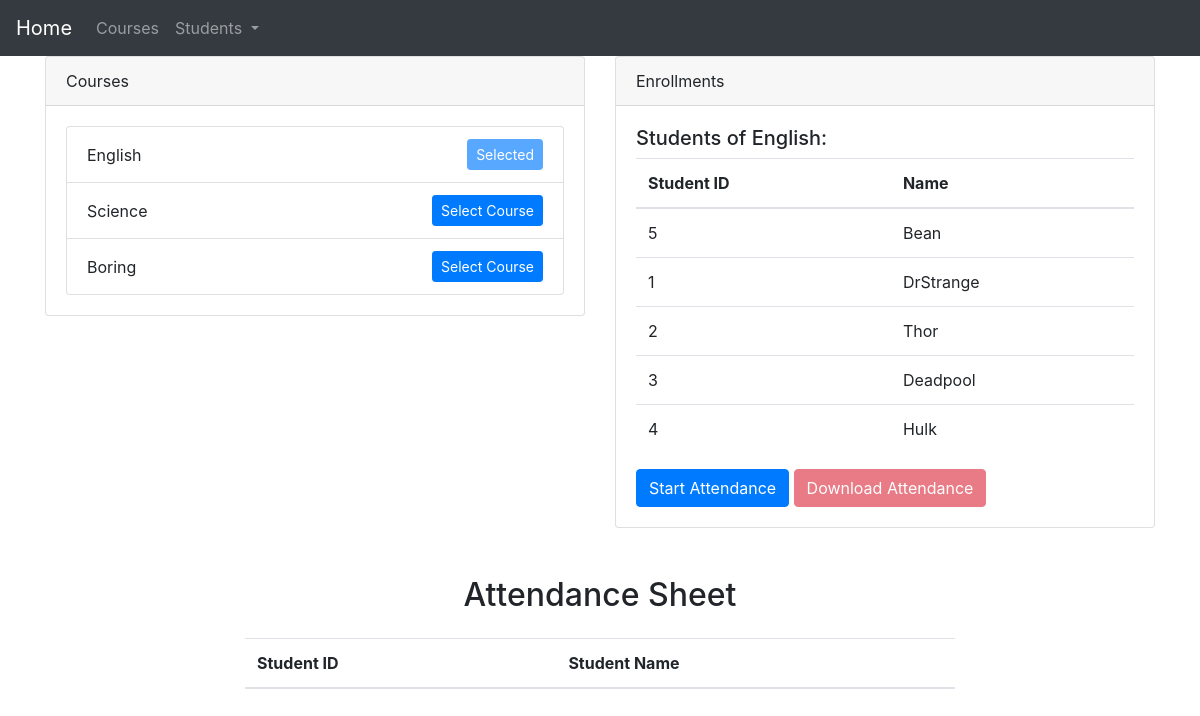
The app's page /?course_id=1 with its own data.
### faceapp/models.py (models this page shows, shortened)
class Course(models.Model):
    course_id = models.CharField(primary_key=True, unique=True, max_length=20)
    course_name = models.CharField(max_length=100)

class Student(models.Model):
    student_id = models.CharField(primary_key=True, unique=True, max_length=20)
    name = models.CharField(max_length=100)
    photo = models.ImageField(upload_to='student_photos/')

### faceapp/views.py (the view)
# urls.py: 2. Add a URL to urlpatterns:  path('', views.home, name='home')
def home(request):
    selected_course = request.GET.get("course_id")
    if selected_course:
        selected_course = selected_course
        selected_course_name = Course.objects.get(course_id=selected_course).course_name
        students = Student.objects.filter(enrollment__course=selected_course)
    else:
        selected_course_name = None
        students = None
    courses = Course.objects.all()
    context = {
        "courses": courses,
        "selected_course": selected_course,
        "selected_course_name": selected_course_name,
        "students": students,
    }
    return render(request, "home.html", context)

### faceapp/templates/home.html (shortened to what this page needs)
{% extends 'base.html' %}
{% load static %}
{% block content %}
<div class="row">
	<div class="col-md-6">
		<div class="card">
			<div class="card-header">Courses</div>
			<div class="card-body">
				<ul class="list-group">
					{% for course in courses %}
					<li class="list-group-item d-flex justify-content-between align-items-center">
						{{ course.course_name }}
						{% if selected_course == course.course_id %}
						<button class="btn btn-primary btn-sm" disabled>Selected</button>
						{% else %}
						<a href="{% url 'home' %}?course_id={{ course.course_id }}"
							class="btn btn-primary btn-sm select-course-btn">Select Course</a>
						{% endif %}
					</li>
					{% endfor %}
				</ul>
			</div>
		</div>
	</div>
	<div class="col-md-6">
		<div class="card">
			<div class="card-header">Enrollments</div>
			<div class="card-body">
				{% if selected_course %}
				<h5>Students of {{ selected_course_name }}:</h5>
				{% if students %}
				<table class="table">
					<thead>
						<tr>
							<th>Student ID</th>
							<th>Name</th>
						</tr>
					</thead>
					<tbody>
						{% for student in students %}
						<tr>
							<td>{{ student.student_id }}</td>
							<td>{{ student.name }}</td>
						</tr>
						{% endfor %}
					</tbody>
				</table>
				<button class="btn btn-primary" id="start-attendance">Start Attendance</button>
				<button class="btn btn-danger" id="download-attendance" disabled>Download Attendance</button>
				{% else %}
				<p>No students enrolled in this course.</p>
				{% endif %}
				{% else %}
				<p>Please select a course to start attendance.</p>
				{% endif %}
			</div>
		</div>
	</div>
</div>
<div class="container" id="attendance-sheet" style="display:block;">
	<div class="row mt-5">
		<div class="col-md-8 offset-md-2">
			<h2 class="text-center mb-4">Attendance Sheet</h2>
			<table class="table table-striped">
				<thead>
					<tr>
						<th>Student ID</th>
						<th>Student Name</th>
					</tr>
				</thead>
			</table>
		</div>
	</div>
</div>
{% endblock %}

### records on screen
Course: course_name "English", shows "Selected"
Course: course_name "Science"
Course: course_name "Boring"
Student: student_id "5", name "Bean"
Student: student_id "1", name "DrStrange"
Student: student_id "2", name "Thor"
Student: student_id "3", name "Deadpool"
Student: student_id "4", name "Hulk"
